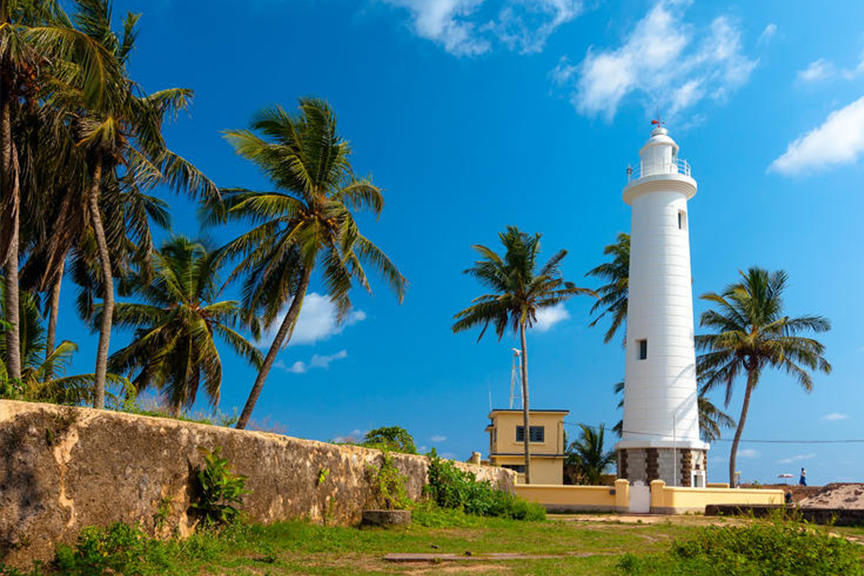
#> input picture image/image1.jpg, 864 x 576 px, found by its file name
$ jupyter execute ComputerVision_Assignment2_4216.ipynb
#> lines starting #> are read from the running program, lines starting #| are printed output that depends on the picture; after the words box and inside, x2 and y2 are one past the last pixel; in counts of white or black regions, pixels touching at a corner belong together
<a href="https://colab.research.google.com/github/Shathursan99/computer-vision/blob/main/ComputerVision_Assignment2_4216.ipynb" target="_parent"></a>

[cell 1]
import cv2
import numpy as np
import matplotlib.pyplot as plt

image = cv2.imread('/content/Image1.jpg', cv2.IMREAD_GRAYSCALE)
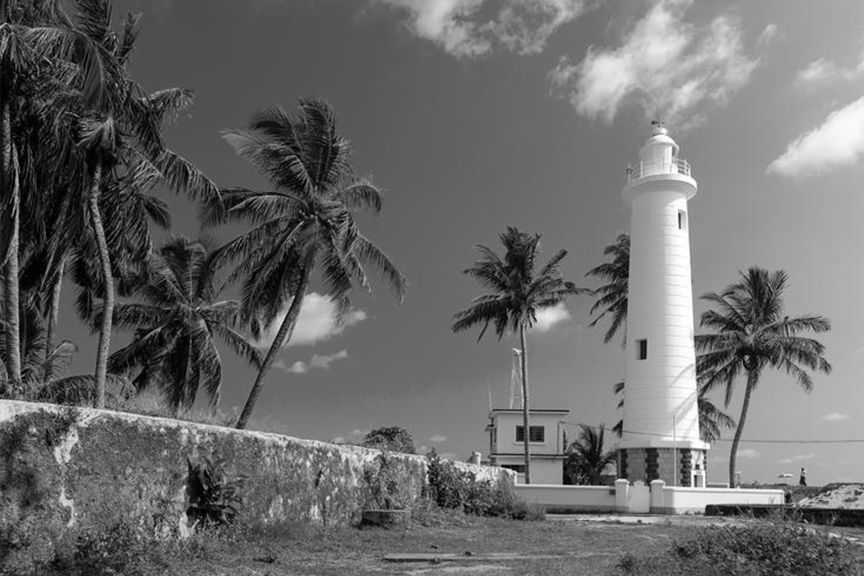
#> image: shape (576, 864); min 0, max 255, mean 107.1

# Add Gaussian noise
noise = np.random.normal(0, 20, image.shape).astype(np.int16)
noisy_image = np.clip(image.astype(np.int16) + noise, 0, 255).astype(np.uint8)

# Apply Otsu's Thresholding
_, otsu_thresh = cv2.threshold(noisy_image, 0, 255, cv2.THRESH_BINARY + cv2.THRESH_OTSU)
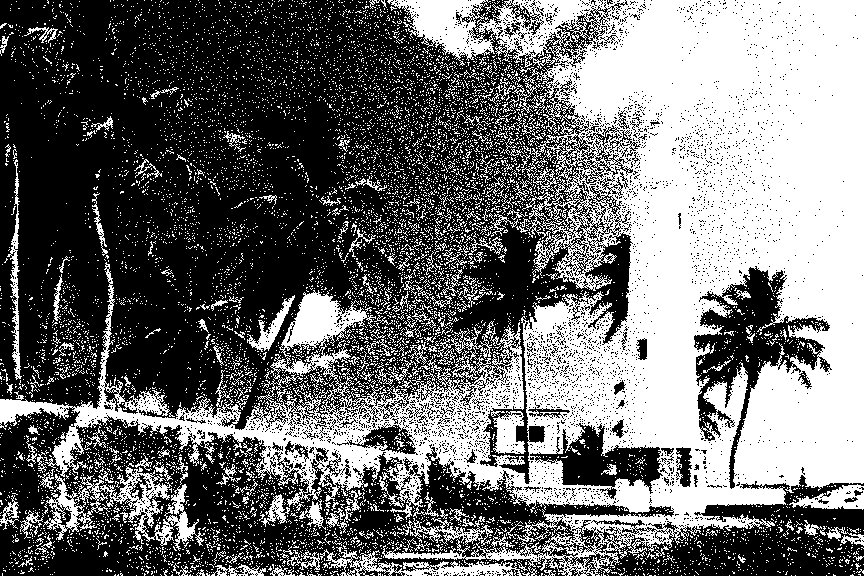
#> otsu_thresh: shape (576, 864); 43.6% white; 9059 white regions (8819 under 20 px), largest, box (x1, y1, x2, y2) and area: (0, 0, 864, 576) 173929, (43, 466, 205, 551) 3900, (320, 547, 522, 576) 1871

# Plot the images
plt.figure(figsize=(10, 4))
plt.subplot(1, 3, 1)
plt.title("Original Image")
plt.imshow(image, cmap='gray')
plt.axis('off')

plt.subplot(1, 3, 2)
plt.title("Noisy Image")
plt.imshow(noisy_image, cmap='gray')
plt.axis('off')

plt.subplot(1, 3, 3)
plt.title("Otsu Thresholding")
plt.imshow(otsu_thresh, cmap='gray')
plt.axis('off')

plt.tight_layout()
plt.show()
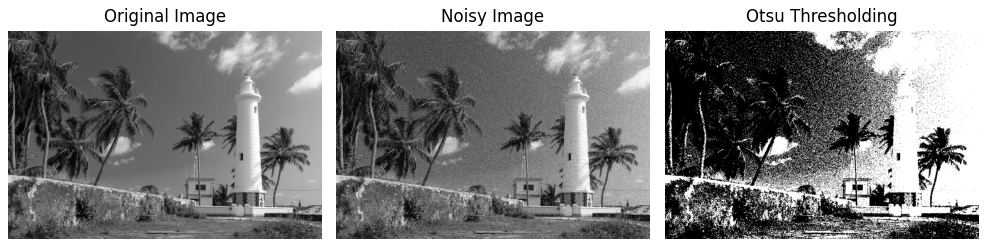
#> figure drawn by matplotlib, 3 panels

[cell 2]
def region_growing(image, seed_points, threshold=50):
#> called with threshold = 50
    height, width = image.shape
#> height = 576; width = 864
    segmented = np.zeros_like(image, dtype=np.uint8)
    visited = np.zeros_like(image, dtype=bool)

    for seed in seed_points:
        x, y = seed
        seed_value = image[x, y]
        to_visit = [(x, y)]

        while to_visit:
            cx, cy = to_visit.pop()

            if visited[cx, cy]:
                continue
            visited[cx, cy] = True

            if abs(int(image[cx, cy]) - int(seed_value)) <= threshold:
                segmented[cx, cy] = 255

                # 8-neighbors
                for dx in [-1, 0, 1]:
                    for dy in [-1, 0, 1]:
                        if dx == 0 and dy == 0:
                            continue
                        nx, ny = cx + dx, cy + dy
                        if 0 <= nx < height and 0 <= ny < width and not visited[nx, ny]:
                            to_visit.append((nx, ny))
#> this loop made 1 pass
#> seed_value on pass 1: 16
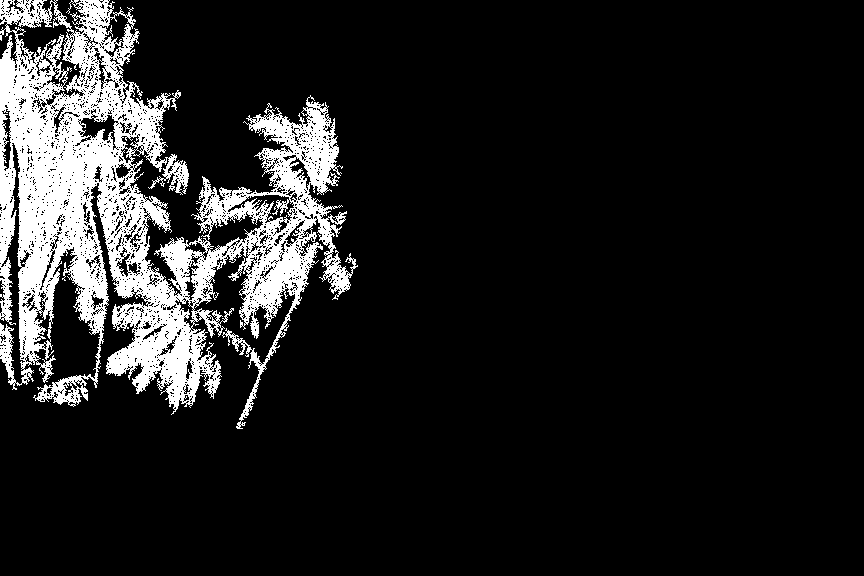
#> segmented: shape (576, 864); 12.1% white; 1 white region, box (x1, y1, x2, y2) and area: (0, 0, 358, 429) 60293
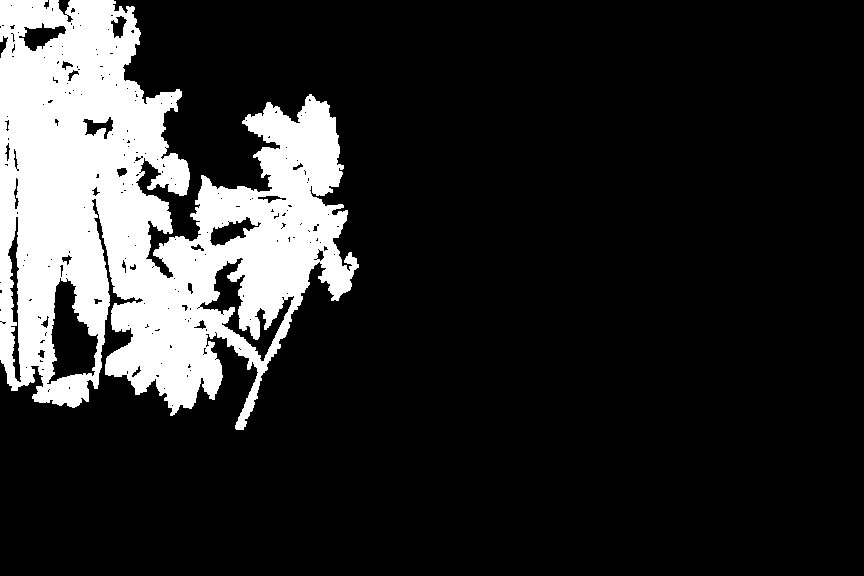
#> visited: shape (576, 864) bool; 17% white; 1 white region, box (x1, y1, x2, y2) and area: (0, 0, 359, 430) 84522
    return segmented

[cell 3]
# Add Gaussian noise
noise = np.random.normal(0, 20, image.shape).astype(np.int16)
noisy_image = np.clip(image.astype(np.int16) + noise, 0, 255).astype(np.uint8)

# Define seed point
seeds = [(100, 100)]

# Apply region growing
result = region_growing(noisy_image, seeds, threshold=50)

# Plotting
plt.figure(figsize=(12, 4))

plt.subplot(1, 3, 1)
plt.title("Noisy Image")
plt.imshow(noisy_image, cmap='gray')
plt.axis('off')

plt.subplot(1, 3, 2)
plt.title("Region Growing Result")
plt.imshow(result, cmap='gray')
plt.axis('off')

plt.subplot(1, 3, 3)
plt.title("Overlay")
plt.imshow(noisy_image, cmap='gray')
plt.imshow(result, cmap='jet', alpha=0.4)
plt.axis('off')

plt.tight_layout()
plt.show()
